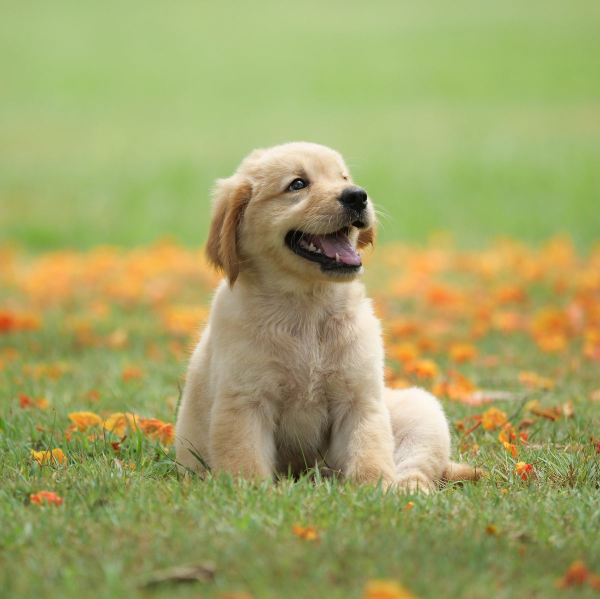
#> input picture files/opencv/basics/dog.jpg, 1200 x 1197 px, found by its file name (shown at 1/2 size)
$ python imagecrop.py
#> lines starting #> are read from the running program, lines starting #| are printed output that depends on the picture
import cv2 as cv
import numpy as np


img = cv.imread("files/opencv/basics/dog.jpg")
#> img is the input picture: shape (1197, 1200, 3); mean B, G, R 102.4, 164.3, 161.9

shape = img.shape
#> shape = (1197, 1200, 3)
print(shape)
#| (1197, 1200, 3)
cv.imshow("image",img)

# [rows, columns]
crop = img[280:600, 420:750]
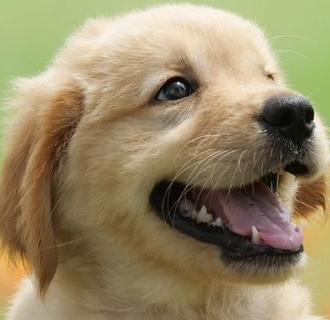
#> crop: shape (320, 330, 3); mean B, G, R 102.4, 136.5, 150.7
cv.imshow("croped",crop)


if cv.waitKey(0) & 0xFF == ord('s'):
#> (key Esc is pressed here)
    cv.imwrite('files/opencv/basics/face-dog.jpg',crop)


cv.destroyAllWindows()

$ run again, with files/opencv/basics/brick.jpg copied over files/opencv/basics/dog.jpg
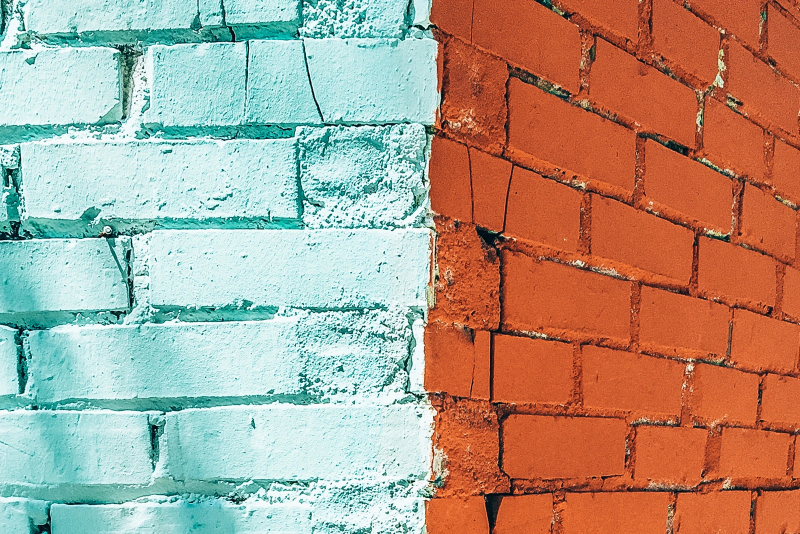
#> input picture files/opencv/basics/brick.jpg, 1600 x 1067 px, found by its file name (shown at 1/2 size)
#> img is the input picture: shape (1067, 1600, 3); mean B, G, R 137.1, 155.6, 176.1
#| (1067, 1600, 3)
#> `crop = img[280:600, 420:750]`:
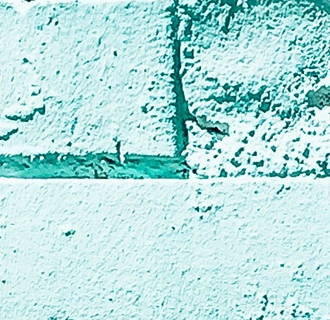
#> crop: shape (320, 330, 3); mean B, G, R 222.8, 223.7, 180.4

$ run again, with files/opencv/basics/rainbow.jpg copied over files/opencv/basics/dog.jpg
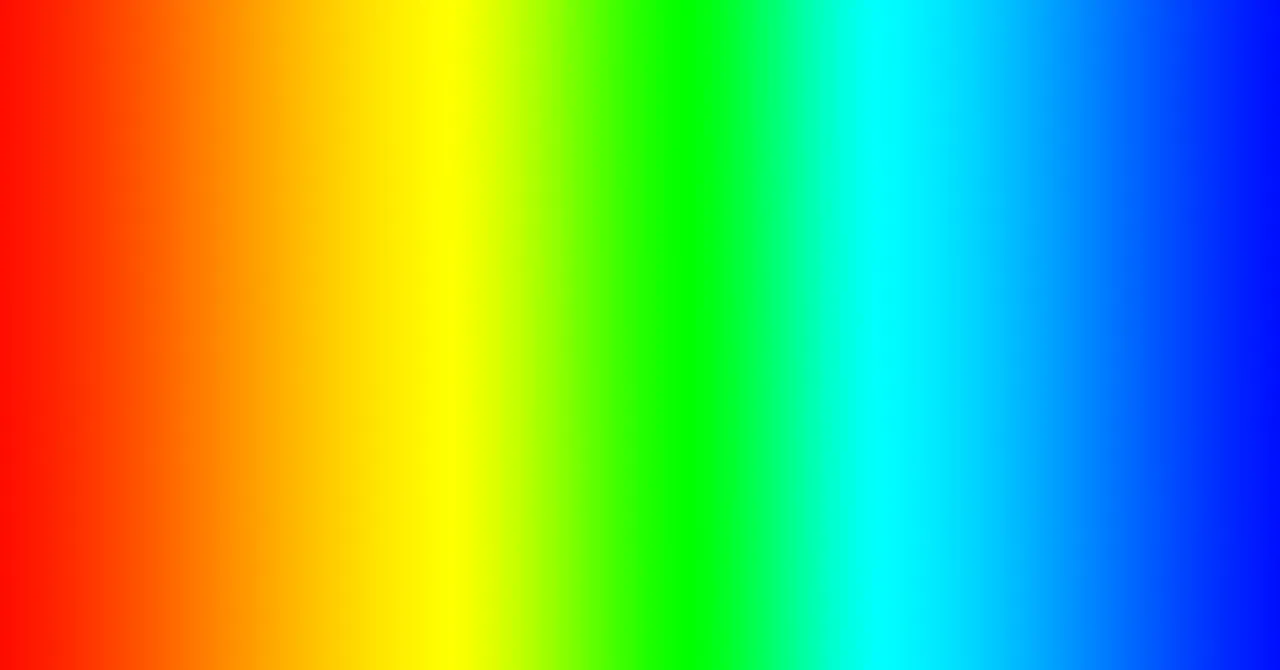
#> input picture files/opencv/basics/rainbow.jpg, 1280 x 670 px, found by its file name
#> img is the input picture: shape (670, 1280, 3); mean B, G, R 99.2, 177.3, 113.4
#| (670, 1280, 3)
#> `crop = img[280:600, 420:750]`:
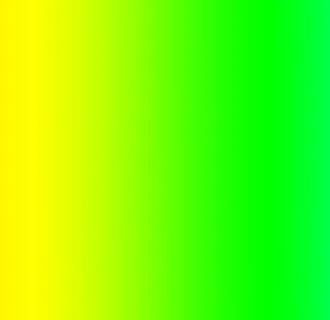
#> crop: shape (320, 330, 3); mean B, G, R 6.5, 254.4, 115.6
